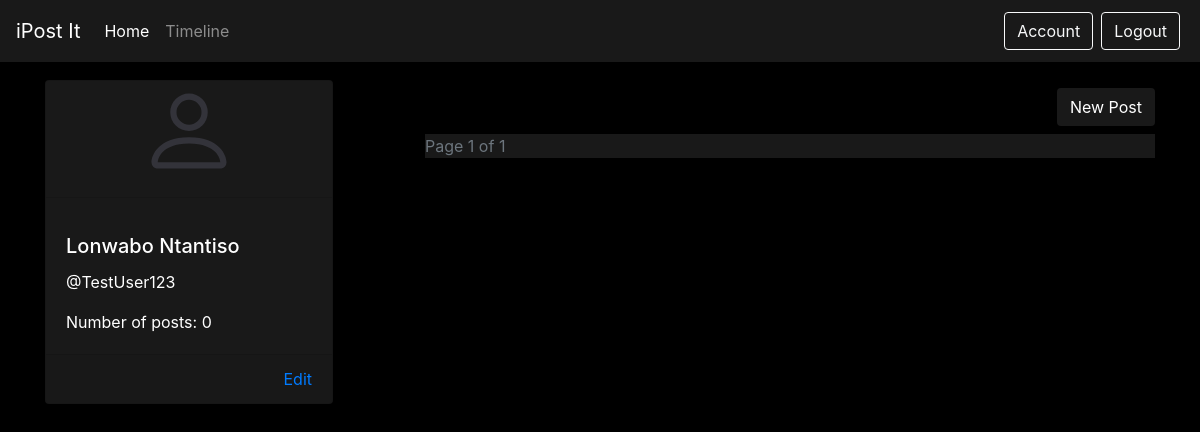
The page /timeline/ (signed in) on the database as committed earlier.
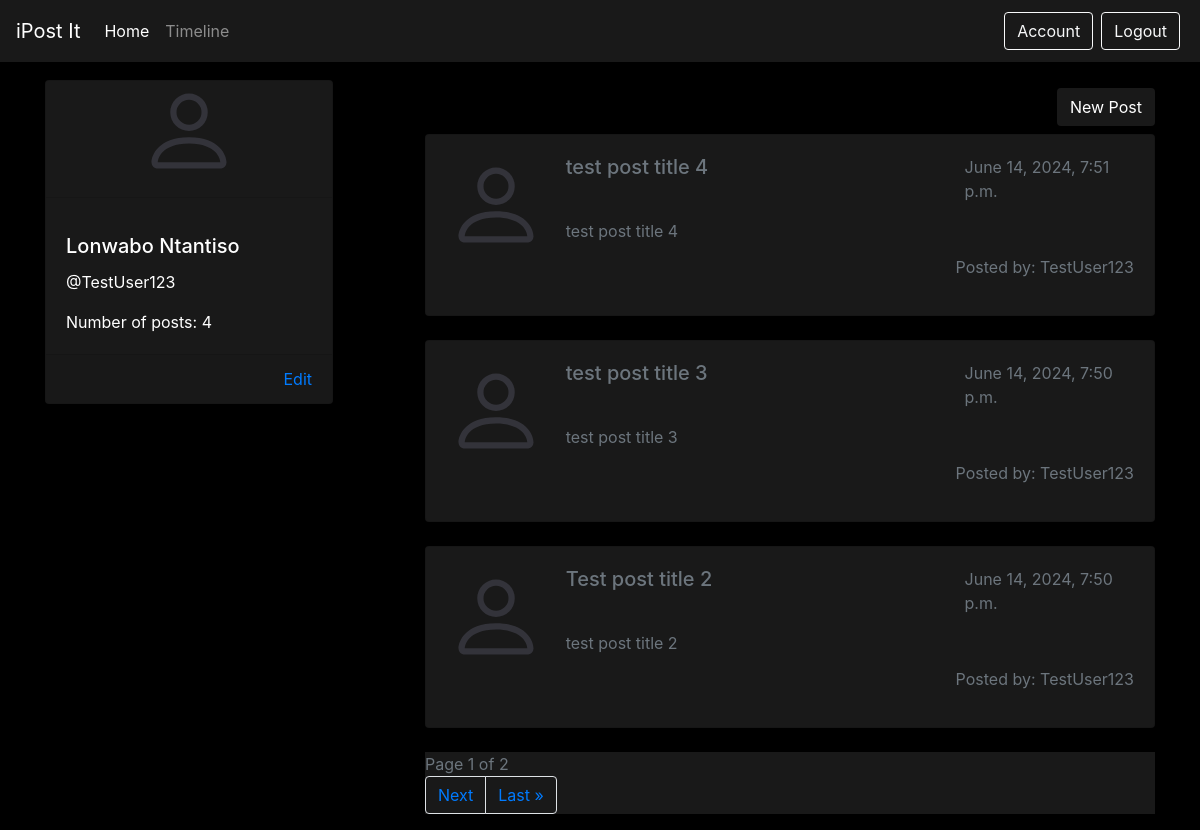
The same page on the database as committed later.
### post/models.py (models this page shows, shortened)
class PostIt(models.Model):
    post_title = models.CharField(max_length=100)
    post_body = models.CharField(max_length=300)
    posted_date = models.DateTimeField(default=timezone.now)
    posted_by = models.ForeignKey(User,on_delete=models.CASCADE)

### post/views.py (the view)
# urls.py: path('timeline/', views.timeline_page,name='post-timeline'),
@login_required()
def timeline_page(request):
    if request.method == 'POST':
        form = PostItForm(request.POST)
        form.instance.posted_by = request.user
        if form.is_valid():
            form.save()
            return redirect('post-timeline')
    else:
        form = PostItForm()
    number_of_posts = PostIt.objects.filter(posted_by=request.user.id).order_by('-posted_date')
    paginator = Paginator(number_of_posts,3)
    page_number = request.GET.get('page')
    page_obj = paginator.get_page(page_number)
    context = {
        'post_its': page_obj,
        'number_of_personal_posts': len(number_of_posts),
        'form': form
    }
    return render(request, 'post/timeline.html', context)

### post/templates/post/timeline.html (shortened to what this page needs)
{% extends "post/main.html" %}
{% load crispy_forms_tags %}
{% block content %}
<div class="container">
    <div class="row">
        <div class="col">
            <div class="card" style="width: 18rem; background-color: #191919;">
                <div class="d-flex justify-content-center">
                </div>
                <hr>
                <div class="card-body">
                    <h5 class="card-title" style="color:#fff;">{{  user.first_name }}  {{  user.last_name }}</h5>
                    <p style="color:#fff;">@{{ user.username }} </p>
                    <p class="card-text" style="color:#fff;">Number of posts: {{ number_of_personal_posts }}</p>
                </div>
                <div class="card-footer d-flex justify-content-end">
                    <a href="{% url 'post-account' %}" class="card-link">Edit</a>
                </div>
            </div>
        </div>
        <div class="col-8">
            <div class="mt-2 mb-2 d-flex justify-content-end">
                <button type="button" class="btn" style="background-color:#191919; color:#fff;" data-toggle="modal" data-target="#exampleModalCenter">
                    New Post
                </button>
            </div>
            {% for post_it in post_its  %}
            <div class="card mb-4" style="background-color:#191919;">
                <div class="card-body">
                    <div>
                        <div class="row">
                            <div class="col-2">
                            </div>
                            <div class="col-10">
                                <div class="row">
                                    <div class="col">
                                        <h5 class="card-title text-muted"" style="color:##b2b2b2;">{{ post_it.post_title }}</h5>
                                    </div>
                                    <div class="col-4">
                                        <p class="text-muted">{{post_it.posted_date}}</p>
                                    </div>
                                </div>
                                <p class="card-text text-muted"" style="color:##b2b2b2;">
                                    {{post_it.post_body}}
                                </p>
                            </div>
                        </div>
                        <div class="d-flex justify-content-end">
                            <p class="text-secondary">Posted by: {{ post_it.posted_by }}</p>
                        </div>
                    </div>
                </div>
            </div>
            {% endfor %}
            <nav style="background-color: #191919;">
                <span class="current text-muted">
                    Page {{post_its.number}} of {{post_its.paginator.num_pages}}
                </span>
                <ul class="pagination" style="align-items: center;">
                    {% if post_its.has_next %}
                        <li class="page-item">
                            <a class="page-link" href="?page={{post_its.next_page_number }}" style="background-color: #191919;">
                                Next
                            </a>
                        </li>
                        <li class="page-item">
                            <a class="page-link" href="?page={{ post_its.paginator.num_pages }}" style="background-color: #191919;">
                                Last &raquo;
                            </a>
                        </li>
                    {% endif %}
                </ul>
            </nav>
        </div>
    </div>
</div>
{% endblock content %}

Rows that differ between the two databases and show on the page:
added PostIt: post_title "test post title 4", posted_date "June 14, 2024, 7:51 p.m.", post_body "test post title 4", posted_by "TestUser123"
added PostIt: post_title "test post title 3", posted_date "June 14, 2024, 7:50 p.m.", post_body "test post title 3", posted_by "TestUser123"
added PostIt: post_title "Test post title 2", posted_date "June 14, 2024, 7:50 p.m.", post_body "test post title 2", posted_by "TestUser123"
Other text that changed with them:
{{ number_of_personal_posts }}: "0" → "4"
{{ post_its.paginator.num_pages }}: "1" → "2"
text now shown: "Next Last »"
